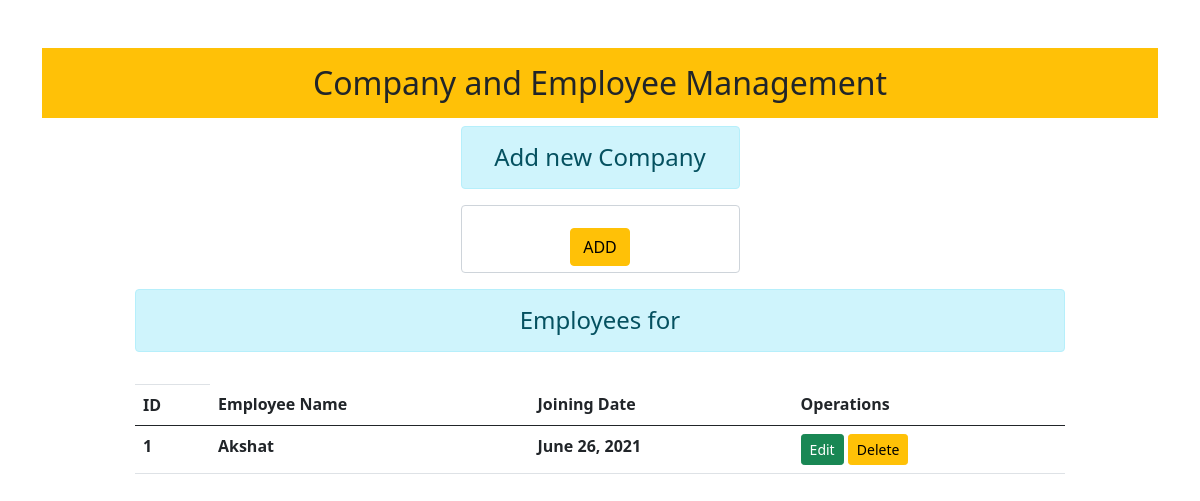
The page /38/employee/ on the database its author committed.
### empman/models.py (models this page shows)
class employeeModel(models.Model):
    employee_company_name = models.ForeignKey(companyModel,on_delete=models.CASCADE)
    employee_name = models.CharField(max_length=100,blank=False)
    employee_created = models.DateField(default=datetime.now,blank=False)

### empman/views.py (the view)
# urls.py: path('<int:id>/employee/',views.viewEmployee,name='showemp')
def viewEmployee(request,id):
    company = companyModel.objects.get(id=id)
    employees = company.employeemodel_set.all() #employess of that company
    return render(request,'empman/employeeshow.html', {'company':company, 'showemps':employees})

### empman/templates/empman/employeeshow.html (shortened to what this page needs)
{% extends 'empman/base.html' %}
{% block content %}
<center>
<div class="col-sm-3">
        <h4 class="alert alert-info">Add new Company</h4>
        <form class="form-control" method="POST">
        <input type="submit" class="btn btn-warning" value="ADD" id="add">
    </form>
</div>
<div class="col-sm-10">
    <h4 class="alert alert-info">Employees for {{eachshowemps.employee_company_name.company_name}}</h4>
    <table class="table table-hover">
        <th class="thead-dark">
        <tr>
            <th scope="col">ID</th>
            <th scope="col">Employee Name</th>
            <th scope="col">Joining Date</th>
            <th scope="col">Operations</th>
        </tr>
        </th>
        <tbody>
          {% for eachshowemps in showemps %}
          <tr>
            <th scope="col">{{eachshowemps.id}}</th>
            <th scope="col">{{eachshowemps.employee_name}}</th>
            <th scope="col">{{eachshowemps.employee_created}}</th>
            <td>
                <a href="" class="btn btn-success btn-sm">Edit</a>
                <a href="" class="btn btn-warning btn-sm">Delete</a>
            </td>
          </tr>
        </tbody>
        {% endfor %}
</div>
</center>
{% endblock %}

### rows shown on the page
employeeModel: id "1", employee_name "Akshat", employee_created "June 26, 2021"
